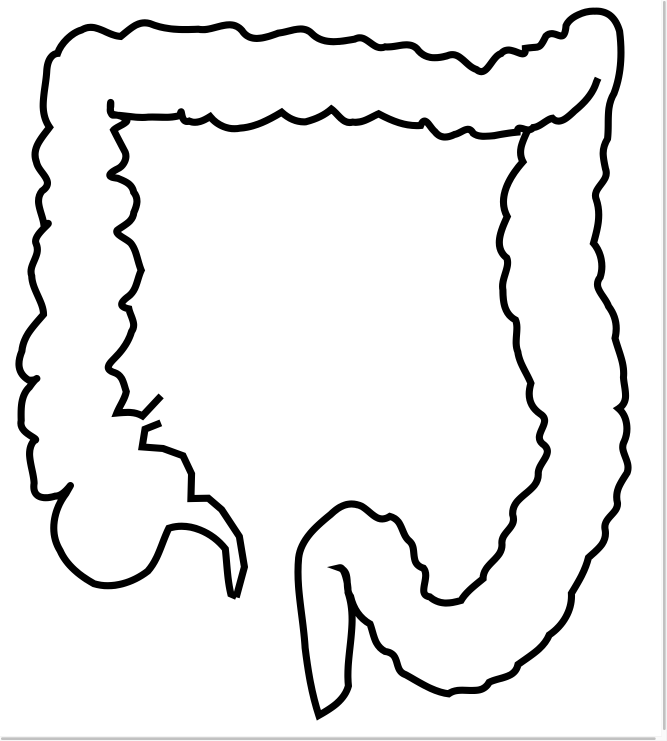
#> input picture atlas/colon.png, 2000 x 2223 px (shown at 1/3 size)
$ python -i svg_clean.py   (imports and definitions only)
#> lines starting #> are read from the running program, lines starting #| are printed output that depends on the picture; after the words box and inside, x2 and y2 are one past the last pixel; in counts of white or black regions, pixels touching at a corner belong together
#> further down, picture is the input picture: shape (2223, 2000, 3); min 0, max 255, mean 237
### tools/relocate_pins.py
"""Переносить піни з місця підпису на кінець виносної лінії біля кістки (пластини Sobotta, atlas/*.jpg).

python3 tools/relocate_pins.py [set-id ...]        — порахувати й записати tools/pins_relocated.json + оверлеї в tools/overlay/
python3 tools/relocate_pins.py --apply             — вписати результат у atlas/data.js (резервна копія data.js.bak)
"""
import json, sys, os, math
import numpy as np, cv2

ROOT = os.path.dirname(os.path.dirname(os.path.abspath(__file__)))
DATA = os.path.join(ROOT, 'atlas', 'data.js')
OUT = os.path.join(ROOT, 'tools', 'pins_relocated.json')
OVER = os.path.join(ROOT, 'tools', 'overlay'); os.makedirs(OVER, exist_ok=True)

def load_atlas():
    s = open(DATA, encoding='utf-8').read(); i = s.index('{'); j = s.rindex('}') + 1
    return s, json.loads(s[i:j]), i, j

def merge_segments(segs, sc):
    """Зливає колінеарні відрізки Хафа в одну лінію. Повертає список (A, B)."""
    out = []
    for x1, y1, x2, y2 in segs:
        a = np.array([x1, y1], float); b = np.array([x2, y2], float)
        d = b - a; L = np.linalg.norm(d)
        if L < 1: continue
        d /= L; nrm = np.array([-d[1], d[0]])
        merged = False
        for m in out:
            md = m['d']
            if abs(md @ d) < math.cos(math.radians(7)): continue
            if abs((a - m['a']) @ m['n']) > sc * 0.007 or abs((b - m['a']) @ m['n']) > sc * 0.007: continue
            ta, tb = (a - m['a']) @ md, (b - m['a']) @ md
            lo, hi = min(ta, tb), max(ta, tb)
            if lo > m['t1'] + sc * 0.06 or hi < m['t0'] - sc * 0.06: continue
            m['t0'] = min(m['t0'], lo); m['t1'] = max(m['t1'], hi); merged = True; break
        if not merged: out.append({'a': a, 'd': d, 'n': nrm, 't0': 0.0, 't1': L})
    return [(m['a'] + m['d'] * m['t0'], m['a'] + m['d'] * m['t1']) for m in out]

# [12 lines left out: function clean_bars, not called in this run]

def drop_chains(lines, sc):
    """Прибирає ланцюжки сегментів, що стикуються кінцями під різними кутами (дуги-«дужки» вздовж кістки)."""
    n = len(lines); tol = sc * 0.035
    ends = [(A, B) for A, B, _ in lines]
    deg = [[0, 0] for _ in range(n)]; par = list(range(n))
    def find(a):
        while par[a] != a: par[a] = par[par[a]]; a = par[a]
        return a
    for i in range(n):
        for j in range(i + 1, n):
            for ei in (0, 1):
                for ej in (0, 1):
                    if np.linalg.norm(ends[i][ei] - ends[j][ej]) < tol:
                        deg[i][ei] += 1; deg[j][ej] += 1; par[find(i)] = find(j)
    comp = {}
    for i in range(n): comp.setdefault(find(i), []).append(i)
    bad = set()
    for members in comp.values():
        if len(members) < 3: continue
        both = sum(1 for m in members if deg[m][0] and deg[m][1])
        total = sum(np.linalg.norm(ends[m][1] - ends[m][0]) for m in members)
        # розкид напрямків ланок: пряма пунктирна лінія — майже 0°, дуга чи ламана — багато
        angs = [math.degrees(math.atan2(*(ends[m][1] - ends[m][0])[::-1])) % 180 for m in members]
        spread = max(min(abs(a - b), 180 - abs(a - b)) for a in angs for b in angs)
        if both >= 2 and total > sc * 0.2 and spread > 20: bad.update(members)
    return [l for i, l in enumerate(lines) if i not in bad]

# [124 lines left out: functions find_lines, relocate_set, main, not called in this run]

# [1 lines that do not run on import are left out]

### tools/svg_clean.py
"""Векторні схеми (Wikimedia SVG з номерами): переносить піни з номерів на кінці виносних ліній,
стирає номери та лінії з растру і зберігає чисту PNG-схему.

python3 tools/svg_clean.py <png-dir> [set-id ...]   — рахує; пише tools/svg_relocated.json, оверлеї в tools/overlay/svg/, чисті PNG в atlas/
python3 tools/svg_clean.py --apply                 — вписує нові файли/координати в atlas/data.js
"""
import json, sys, os, math
import numpy as np, cv2
sys.path.insert(0, os.path.dirname(os.path.abspath(__file__)))
from relocate_pins import merge_segments, drop_chains

ROOT = os.path.dirname(os.path.dirname(os.path.abspath(__file__)))
DATA = os.path.join(ROOT, 'atlas', 'data.js'); OUT = os.path.join(ROOT, 'tools', 'svg_relocated.json')
# [1 line not run here, left out]
NO_STRAY = {'peritoneum', 'colon', 'nervous-system'}

def load_atlas():
    s = open(DATA, encoding='utf-8').read(); i = s.index('{'); j = s.rindex('}') + 1
    return s, json.loads(s[i:j]), i, j

def find_lines(bgr):
    gray = cv2.cvtColor(bgr, cv2.COLOR_BGR2GRAY); H, W = gray.shape; sc = min(W, H)
#> after `H, W = gray.shape`: H = 2223; W = 2000
#> after `sc = min(W, H)`: sc = 2000
    nonwhite = (bgr.min(axis=2) < 235).astype(np.uint8)
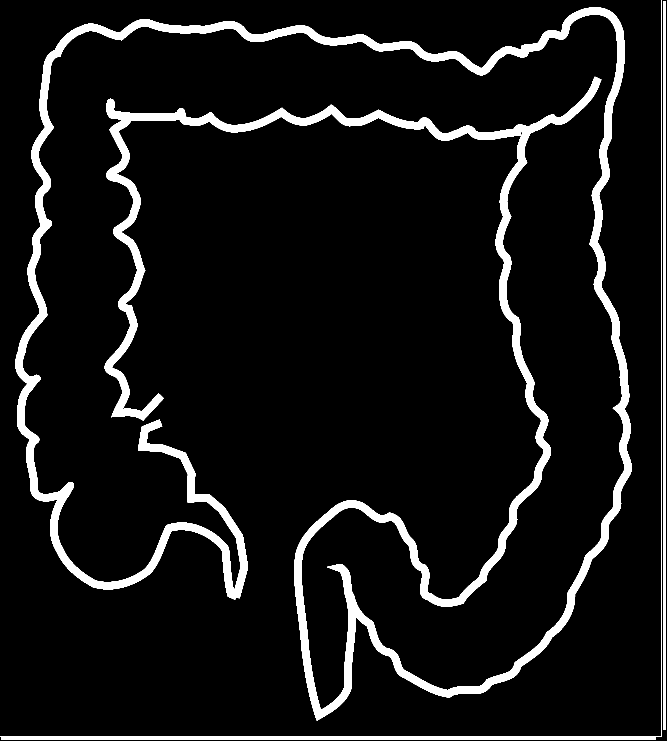
#> nonwhite: shape (2223, 2000) (shown at 1/3 size); values 0 (black) and 1 (white), 8% white; 4 white regions, box (x1, y1, x2, y2) and area: (46, 22, 1895, 2162) 316961, (1989, 3, 1997, 2190) 17492, (3, 2212, 1967, 2220) 15708, (0, 0, 1986, 2209) 4194
    k = max(7, int(sc * 0.006) | 1)
#> k = 13
    thick = cv2.morphologyEx(nonwhite, cv2.MORPH_OPEN, cv2.getStructuringElement(cv2.MORPH_ELLIPSE, (k, k)))
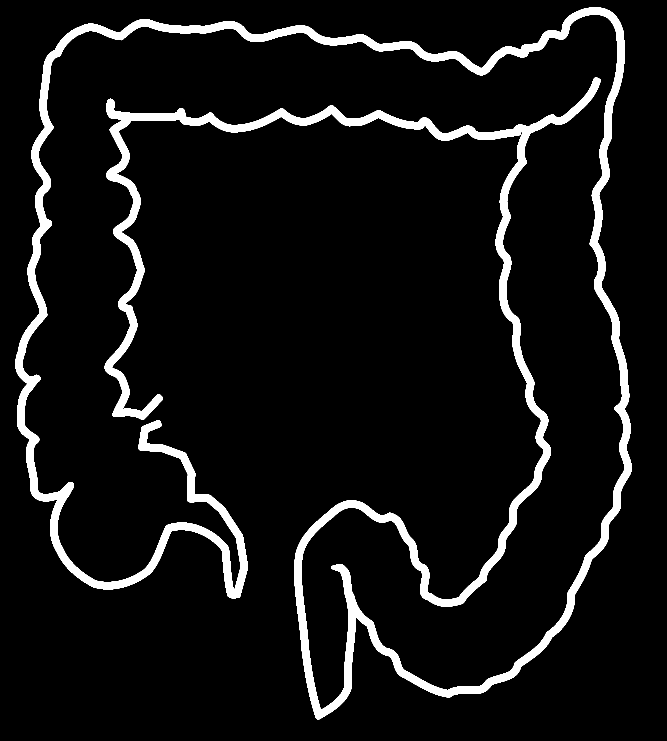
#> thick: shape (2223, 2000) (shown at 1/3 size); values 0 (black) and 1 (white), 7.1% white; 1 white region, box (x1, y1, x2, y2) and area: (46, 22, 1895, 2159) 316488
    halo = cv2.dilate(thick, np.ones((5, 5), np.uint8))
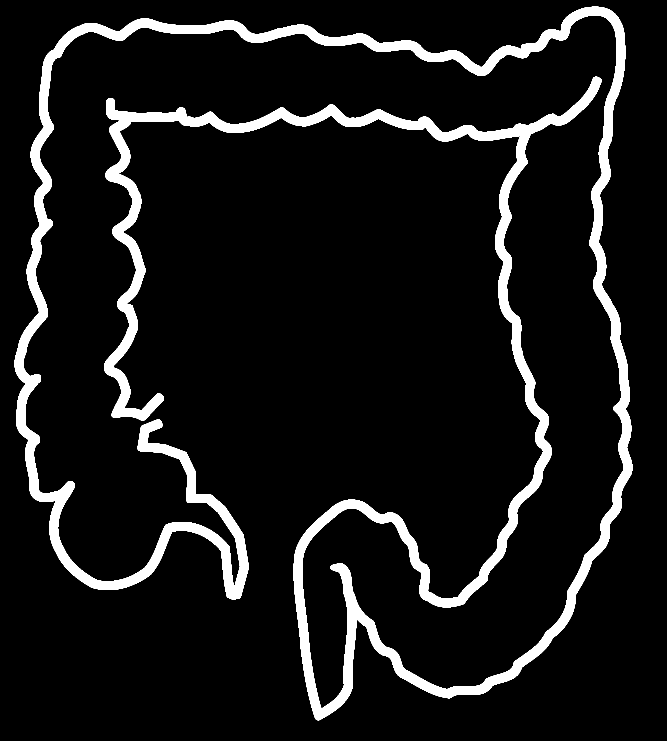
#> halo: shape (2223, 2000) (shown at 1/3 size); values 0 (black) and 1 (white), 8.7% white; 1 white region, box (x1, y1, x2, y2) and area: (44, 20, 1897, 2161) 387723
    thin = (nonwhite & (1 - halo)).astype(np.uint8)
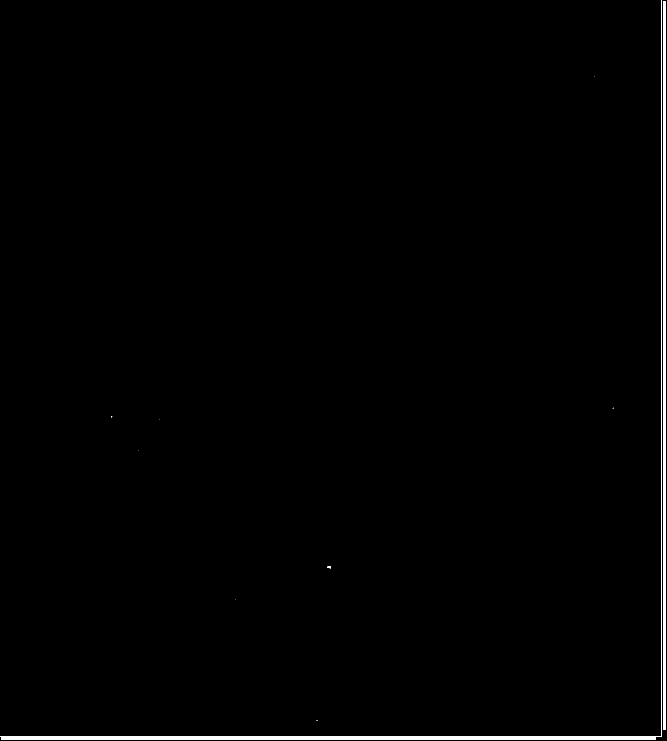
#> thin: shape (2223, 2000) (shown at 1/3 size); values 0 (black) and 1 (white), 0.84% white; 11 white regions (7 under 20 px), largest, box (x1, y1, x2, y2) and area: (1989, 3, 1997, 2190) 17492, (3, 2212, 1967, 2220) 15708, (0, 0, 1986, 2209) 4194, (981, 1698, 992, 1705) 45
    segs = cv2.HoughLinesP(thin * 255, 1, np.pi / 360, threshold=max(8, int(sc * 0.008)), minLineLength=int(sc * 0.03), maxLineGap=int(sc * 0.03))
#> segs = 18 rows, first 6: [1992, 2189, 1992, 3], [1991, 2189, 1991, 3], [1995, 2189, 1995, 3], [1994, 2189, 1994, 3], [3, 2216, 1966, 2216], [1996, 2188, 1996, 4]
    segs = [tuple(map(int, r)) for r in np.asarray(segs).reshape(-1, 4)] if segs is not None else []
#> segs = 18 items, first 6: (1992, 2189, 1992, 3), (1991, 2189, 1991, 3), (1995, 2189, 1995, 3), (1994, 2189, 1994, 3), (3, 2216, 1966, 2216), (1996, 2188, 1996, 4)
    lines = merge_segments(segs, sc)
#> the loop in merge_segments, `for x1, y1, x2, y2 in segs:` made 18 passes
#> (x1, y1, x2, y2, d, L, nrm) on passes 1 to 12: (1992, 2189, 1992, 3, [0, -1], 2186, [1, 0]), (1991, 2189, 1991, 3, [0, -1], 2186, [1, 0]), (1995, 2189, 1995, 3, [0, -1], 2186, [1, 0]), (1994, 2189, 1994, 3, [0, -1], 2186, [1, 0]), (3, 2216, 1966, 2216, [1, 0], 1963, [0, 1]), (1996, 2188, 1996, 4, [0, -1], 2184, [1, 0]), (4, 2219, 1965, 2219, [1, 0], 1961, [0, 1]), (0, 2208, 1985, 2208, [1, 0], 1985, [0, 1]), (1989, 2188, 1989, 4, [0, -1], 2184, [1, 0]), (1985, 2207, 1985, 0, [0, -1], 2207, [1, 0]), (3, 2213, 1966, 2213, [1, 0], 1963, [0, 1]), (4, 2212, 1965, 2212, [1, 0], 1961, [0, 1])
#> after the loop in merge_segments, `for x1, y1, x2, y2 in segs:`: m = {'a': [3, 2216], 'd': [1, 0], 'n': [0, 1], 't0': -3, 't1': 1982}; out = 2 items
#> lines = [([1992, 2207], [1992, 0]), ([0, 2216], [1985, 2216])]
    keep = []
    for A, B in lines:
        n = max(2, int(np.linalg.norm(B - A) / 3)); on = 0
        for t in np.linspace(0, 1, n):
            q = A + (B - A) * t; xi, yi = int(round(q[0])), int(round(q[1]))
            if 0 <= xi < W and 0 <= yi < H and thick[yi, xi]: on += 1
        if on / n < 0.7: keep.append((A, B, None))
#> this loop made 2 passes
#> (A, B, n) on passes 1 to 2: ([1992, 2207], [1992, 0], 735), ([0, 2216], [1985, 2216], 661)
#> after the loop, keep = 2 items
    keep = drop_chains(keep, sc)
#> in drop_chains, `n = len(lines)`: n = 2
#> in drop_chains, `ends = [(A, B) for A, B, _ in lines]`: ends has the same summary as lines in find_lines
#> after the loop in drop_chains, `for members in comp.values():`: bad = 0 items
    return keep, thick, thin

# [101 lines left out: functions process, main, not called in this run]

# [1 line not run here, left out]

>>> import cv2
>>> picture = cv2.imread('../atlas/colon.png')
>>> result = find_lines(picture)
